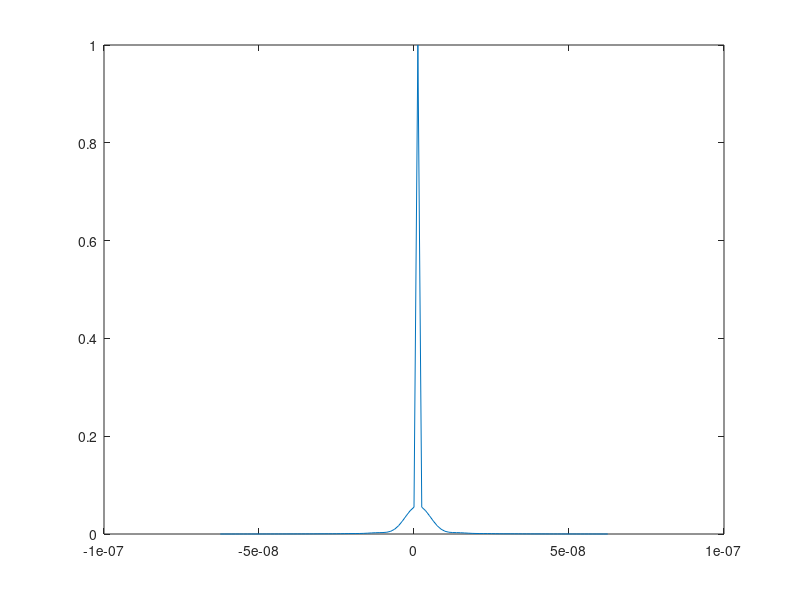
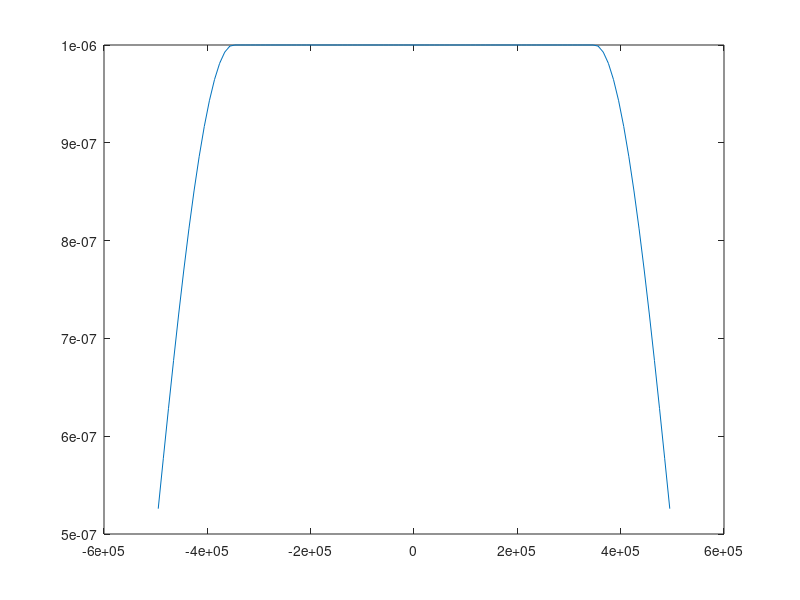

The MATLAB script that drew these images, in order:
Fsymbol = 1e6;
beta = 0.3;
RRCTaps = 101;
Fsampling = 8e8;

Delta_t = 1/Fsampling;
t = (-(RRCTaps -1)/2:(RRCTaps -1)/2)*Delta_t;

stepOffset = (1/RRCTaps)*Fsymbol;
highestFreq = stepOffset*(RRCTaps -1)/2;
freqGrid = linspace(-highestFreq,highestFreq,RRCTaps);


interval_3_1 = freqGrid(abs(freqGrid)> (1+beta)*Fsymbol/2  & freqGrid<0);
H1 = zeros(size(interval_3_1));
H = H1;
interval_2_1 = freqGrid((1-beta)*Fsymbol/2 < abs(freqGrid) & abs(freqGrid)<= (1+beta)*Fsymbol/2 & freqGrid<0);
H1 = (1 + cos(pi*(abs(interval_2_1)-(1-beta)*Fsymbol/2)/(Fsymbol*beta)))/(Fsymbol*2);
H = [H,H1];
interval_1_1 = freqGrid(abs(freqGrid)<= (1-beta)*Fsymbol/2 & freqGrid<0);
H1 = ones(size(interval_1_1))/Fsymbol;
H = [H,H1];

interval_1_2 = freqGrid(abs(freqGrid)<= (1-beta)*Fsymbol/2 & freqGrid>=0);
H1 = ones(size(interval_1_2))/Fsymbol;
H = [H,H1];
interval_2_2 = freqGrid((1-beta)*Fsymbol/2 < abs(freqGrid) & abs(freqGrid)<= (1+beta)*Fsymbol/2 & freqGrid>=0);
H1 = (1 + cos(pi*(abs(interval_2_2)-(1-beta)*Fsymbol/2)/(Fsymbol*beta)))/(Fsymbol*2);
H = [H,H1];
interval_3_2 = freqGrid(abs(freqGrid)> (1+beta)*Fsymbol/2  & freqGrid>=0);
H1 = zeros(size(interval_3_2));
H = [H,H1];

h = ifft(H);
h = ifftshift(h);   
size(h)
h = abs(h)/max(abs(h));
figure('Name','h(t)');
plot(t,h)
figure('Name','H(f)');
plot(freqGrid,H)

